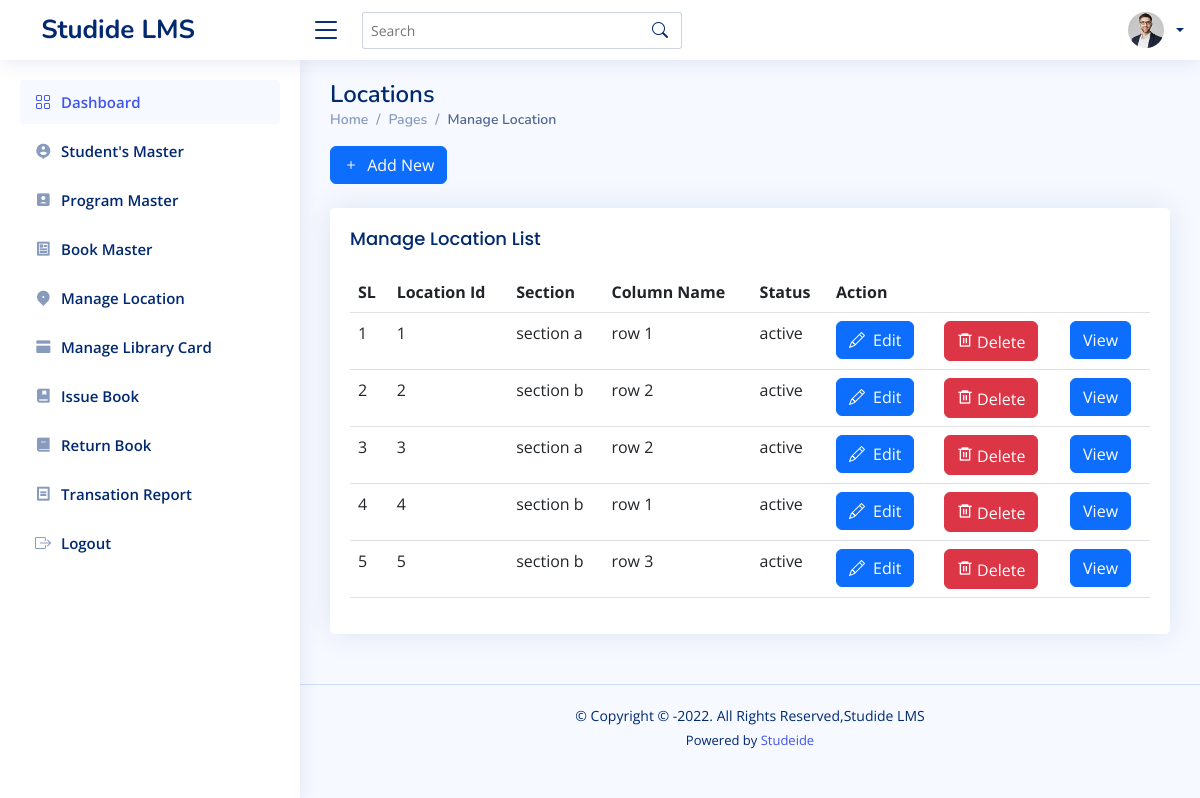
The app's page /locations.php with its own data.
### tables this page shows
CREATE TABLE `tbl_setting` (
  `id` int(11) NOT NULL,
  `org_name` text NOT NULL,
  `copyright` varchar(300) NOT NULL,
  `powered_by` varchar(300) NOT NULL,
  `powered_url` varchar(300) NOT NULL,
  `year` varchar(4) NOT NULL
);

CREATE TABLE `tbl_location` (
  `location_id` int(11) NOT NULL,
  `section` varchar(20) NOT NULL,
  `column_name` varchar(20) NOT NULL,
  `status` varchar(20) NOT NULL
);

### templates/global.php (called while the page is built)
<?php
  include("conn.php");
  $sql_setting="select * from tbl_setting";
  $smt_setting=mysqli_query($conn,$sql_setting);
  $settings=mysqli_fetch_array($smt_setting);
  ?>

### locations.php (the view, shortened to what this page needs)
<!DOCTYPE html>
<html lang="en">
<head>
  <?php include("templates/inc.php") ?>
</head>
<body>
  <?php include("templates/header.php");?>
  <?php include("templates/sidebar.php"); ?>
  <main id="main" class="main">
    <div class="pagetitle">
      <h1>Locations</h1>
      <nav>
        <ol class="breadcrumb">
          <li class="breadcrumb-item"><a href="dashboard.php">Home</a></li>
          <li class="breadcrumb-item">Pages</li>
          <li class="breadcrumb-item active">Manage Location</li>
        </ol>
      </nav>
    </div>
    <section class="section">
    <a href="location-add.php">
    <button type="button" class="btn btn-primary"><i class="bi bi-plus me-1"></i> Add New</button>
    </a><br><br>
      <div class="row">
        <div class="col-lg-12">
          <div class="card">
            <div class="card-body">
              <h5 class="card-title">Manage Location List</h5>
              <table class="table datatable">
                <thead>
                  <tr>
                    <th scope="col">SL</th>
                    <th scope="col">Location Id</th>
                    <th scope="col">Section</th>
                    <th scope="col">Column Name</th>
                    <th scope="col">Status</th>
                    <th colspan="3">Action</th>
                  </tr>
                </thead>
                <tbody>
                   <?php
                   include("./conn.php");
                   $sl=1;
                   $sql="select * from tbl_location order by location_id asc";
                   $smt=mysqli_query($conn,$sql);
                   while($rs=mysqli_fetch_array($smt))
                   {
                    echo "<tr>";
                    echo "<td>".$sl."</td>";
                    echo "<td>".$rs['location_id']."</td>";
                    echo "<td>".$rs['section']."</td>";
                    echo "<td>".$rs['column_name']."</td>";
                    echo "<td>".$rs['status']."</td>";
                    echo '<td><a href="location-edit.php?id='.$rs['location_id'].'"><button type="button" class="btn btn-primary"><i class="bi bi-pencil me-1"></i> Edit</button></td>';
                    echo '<td><a href="location-delete.php?id='.$rs['location_id'].'"><button type="button" class="btn btn-danger"><i class="ri-delete-bin-6-line"></i> Delete</button></td>';
                    echo '<td><a href="location.php?id='.$rs['location_id'].'"><button type="button" class="btn btn-primary"> View</button></td>';
                    echo "</tr>";
                    $sl++;
                   }
                   ?>
                </tbody>
              </table>
            </div>
          </div>
        </div>
      </div>
    </section>
  </main>
   <?php include("templates/footer.php"); ?>
</body>
</html>

### templates/header.php (shortened to what this page needs)
<?php include("templates/global.php"); ?>
<header id="header" class="header fixed-top d-flex align-items-center">
<div class="d-flex align-items-center justify-content-between">
  <a href="index.html" class="logo d-flex align-items-center">
    <span class="d-none d-lg-block">&nbsp;&nbsp;&nbsp;<?php echo $settings['org_name']; ?> </span>
  </a>
  <i class="bi bi-list toggle-sidebar-btn"></i>
</div>
<div class="search-bar">
  <form class="search-form d-flex align-items-center" method="POST" action="#">
    <input type="text" name="query" placeholder="Search" title="Enter search keyword">
    <button type="submit" title="Search"><i class="bi bi-search"></i></button>
  </form>
</div>
<nav class="header-nav ms-auto">
  <ul class="d-flex align-items-center">
    <li class="nav-item dropdown pe-3">
      <a class="nav-link nav-profile d-flex align-items-center pe-0" href="#" data-bs-toggle="dropdown">
        <img src="assets/img/profile-img.jpg" alt="Profile" class="rounded-circle">
        <span class="d-none d-md-block dropdown-toggle ps-2">
        </span>
      </a>
    </li>
  </ul>
</nav>
</header>

### templates/footer.php
<footer id="footer" class="footer">
    <div class="copyright">
      &copy; Copyright &copy; -<?php echo $settings['year']; ?>. All Rights Reserved,<?php echo $settings['org_name']; ?>
    </div>
    <div class="credits">
            Powered by <a target="_blank" href="<?php echo $settings['powered_url']; ?> "><?php echo $settings['powered_by']; ?> </a>
    </div>
  </footer>

### assets/css/style.css (style rules this page uses)
:root { scroll-behavior: smooth; }
body { font-family: "Open Sans", sans-serif; background: #f6f9ff; color: #444444; }
a { color: #4154f1; text-decoration: none; }
h1, h2, h3, h4, h5, h6 { font-family: "Nunito", sans-serif; }
#main { margin-top: 60px; padding: 20px 30px; transition: all 0.3s; }
.pagetitle { margin-bottom: 10px; }
.pagetitle h1 { font-size: 24px; margin-bottom: 0; font-weight: 600; color: #012970; }
.card { margin-bottom: 30px; border: none; border-radius: 5px; box-shadow: 0px 0 30px rgba(1, 41, 112, 0.1); }
.card-title { padding: 20px 0 15px 0; font-size: 18px; font-weight: 500; color: #012970; font-family: "Poppins", sans-serif; }
.card-body { padding: 0 20px 20px 20px; }
.breadcrumb { font-size: 14px; font-family: "Nunito", sans-serif; color: #899bbd; font-weight: 600; }
.breadcrumb a { color: #899bbd; transition: 0.3s; }
.breadcrumb .breadcrumb-item::before { color: #899bbd; }
.breadcrumb .active { color: #51678f; font-weight: 600; }
.logo { line-height: 1; }
@media (min-width: 1200px) { .logo { width: 280px; } }
.logo span { font-size: 26px; font-weight: 700; color: #012970; font-family: "Nunito", sans-serif; }
.header { transition: all 0.5s; z-index: 997; height: 60px; box-shadow: 0px 2px 20px rgba(1, 41, 112, 0.1); background-color: #fff; padding-left: 20px; }
.header .toggle-sidebar-btn { font-size: 32px; padding-left: 10px; cursor: pointer; color: #012970; }
.header .search-bar { min-width: 360px; padding: 0 20px; }
.header .search-form { width: 100%; }
.header .search-form input { border: 0; font-size: 14px; color: #012970; border: 1px solid rgba(1, 41, 112, 0.2); padding: 7px 38px 7px 8px; border-radius: 3px; transition: 0.3s; width: 100%; }
.header .search-form button { border: 0; padding: 0; margin-left: -30px; background: none; }
.header .search-form button i { color: #012970; }
.header-nav ul { list-style: none; }
.header-nav>ul { margin: 0; padding: 0; }
.header-nav .nav-profile { color: #012970; }
.header-nav .nav-profile img { max-height: 36px; }
.header-nav .nav-profile span { font-size: 14px; font-weight: 600; }
@media (min-width: 1200px) { #main, #footer { margin-left: 300px; } }
.footer { padding: 20px 0; font-size: 14px; transition: all 0.3s; border-top: 1px solid #cddfff; }
.footer .copyright { text-align: center; color: #012970; }
.footer .credits { padding-top: 5px; text-align: center; font-size: 13px; color: #012970; }

### records on screen
tbl_setting: org_name "Studide LMS", year "2022", powered_by "Studeide"
tbl_location: location_id "1", section "section a", column_name "row 1", status "active"
tbl_location: location_id "2", section "section b", column_name "row 2", status "active"
tbl_location: location_id "3", section "section a", column_name "row 2", status "active"
tbl_location: location_id "4", section "section b", column_name "row 1", status "active"
tbl_location: location_id "5", section "section b", column_name "row 3", status "active"
